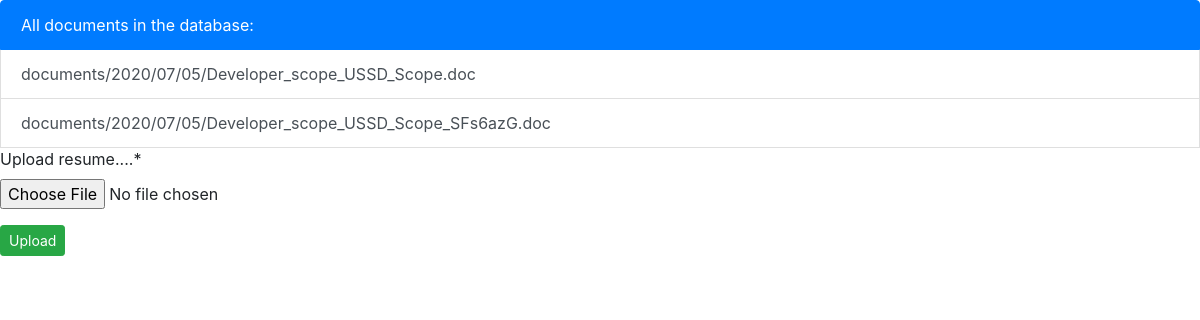
The page /upload/resume (signed in) on the database its author committed.
### core/models.py (models this page shows)
class Resume(models.Model):
	docfile = models.FileField(upload_to='documents/%Y/%m/%d')

### core/views.py (the view)
# urls.py: path('upload/resume', views.resume, name='upload'),
def resume(request):
    if request.method == 'POST':
        form = ResumeForm(request.POST, request.FILES)
        if form.is_valid():
            newdoc = Resume(docfile=request.FILES['docfile'])
            newdoc.save()
            return redirect('home')
    else:
        form = ResumeForm()  # An empty, unbound form
    documents = Resume.objects.all()
    context = {'documents': documents, 'form': form}
    return render(request, 'resume_list.html', context)

### core/forms.py
class ResumeForm(forms.Form):
    docfile = forms.FileField(label='Upload resume....')

### templates/resume_list.html (shortened to what this page needs)
{% load crispy_forms_tags %}
<!DOCTYPE html>
<html>
    <head>
    <link rel="stylesheet" href="https://maxcdn.bootstrapcdn.com/bootstrap/4.0.0/css/bootstrap.min.css">
  </head>
    <body>
        {% if request.user.is_staff %}
        {% if documents %}
        <div class="list-group">
             <a href="#" class="list-group-item list-group-item-action active">
                 All documents in the database:
             </a>
               {% for document in documents %}
               <a href="{{ document.docfile.url }}" class="list-group-item list-group-item-action">{{ document.docfile.name }}</a>
             {% endfor %}
             {% else %}
            <a href="#" class="list-group-item list-group-item-action active">
                 No documents.
             </a>
            </div>
           {% endif %}
           {% endif %}
        <form action="{% url 'upload' %}" method="post" enctype="multipart/form-data">
            {{form|crispy}}
            <input class="btn btn-success btn-sm" type="submit" value="Upload"/>
        </form>
    </body>
</html>

### rows shown on the page
Resume: docfile.name "documents/2020/07/05/Developer_scope_USSD_Scope.doc"
Resume: docfile.name "documents/2020/07/05/Developer_scope_USSD_Scope_SFs6azG.doc"
